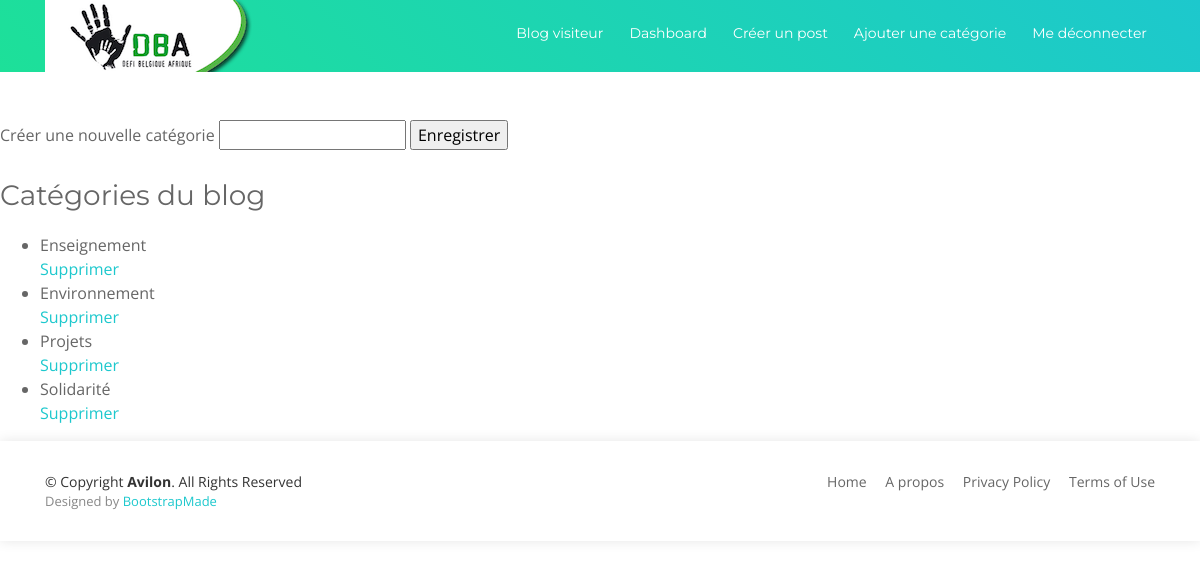
/DBA/blog/login/admin_create_categorie.php (signed in), run on the app's committed database.
### tables this page shows
CREATE TABLE `categories_liste` (
  `categorie_id` int(11) NOT NULL,
  `categorie_nom` varchar(255) NOT NULL
);

### DBA/blog/login/admin_create_categorie.php (the view, shortened to what this page needs)
<?php
@include '../connection_db.php';
$liste_cat = $pdo->query('SELECT * FROM categories_liste ORDER BY categorie_nom');
$liste_cat = $liste_cat->fetchAll();
?>
<!DOCTYPE html>
<html lang="fr">
<head>
		<link href="../../lib/bootstrap/css/bootstrap.min.css" rel="stylesheet">
		<link href="../../lib/animate/animate.min.css" rel="stylesheet">
		<link href="../../lib/font-awesome/css/font-awesome.min.css" rel="stylesheet">
		<link href="../../lib/ionicons/css/ionicons.min.css" rel="stylesheet">
		<link href="../../lib/magnific-popup/magnific-popup.css" rel="stylesheet">
		<link rel="stylesheet" href="style.css">
</head>
<body>
	<?php include 'admin_blog_header.php' ?>
	<form method="POST" class="create_main">
		<label for="categorie_nom">Créer une nouvelle catégorie</label>
			<input type="text" name="categorie_nom" maxlength="30" required>
		<input type="submit" name="submit" value="Enregistrer">
	</form>
	<br>
	<h3>Catégories du blog</h3>
	<ul>
		<?php
			for ($i=0; $i < sizeof($liste_cat); $i++) { ?>
				<li><?php echo $liste_cat[$i]['categorie_nom'] ?></li>
				<a href="admin_delete_categorie.php?categorie=<?php echo $liste_cat[$i]['categorie_id'] ?>">Supprimer</a>
		<?php	}
		 ?>
	</ul>
<?php include('admin_blog_footer.php') ?>
</body>
</html>

### DBA/blog/login/style.css (style rules this page uses)
body { background: #fff; color: #666666; font-family: "Open Sans", sans-serif; overflow-x: hidden; }
a { color: #1dc8cd; transition: 0.5s; }
h1, h2, h3, h4, h5, h6 { font-family: "Montserrat", sans-serif; font-weight: 400; margin: 0 0 20px 0; padding: 0; }
.create_main { padding-top: 120px; }

### data on the page
categories_liste: categorie_nom "Enseignement"
categories_liste: categorie_nom "Environnement"
categories_liste: categorie_nom "Projets"
categories_liste: categorie_nom "Solidarité"
